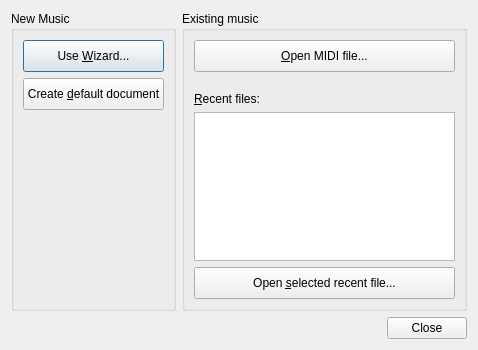
<?xml version="1.0" encoding="UTF-8"?>
<ui version="4.0">
 <class>LaunchDialog</class>
 <widget class="QDialog" name="LaunchDialog">
  <property name="geometry">
   <rect>
    <x>0</x>
    <y>0</y>
    <width>478</width>
    <height>350</height>
   </rect>
  </property>
  <property name="sizePolicy">
   <sizepolicy hsizetype="Minimum" vsizetype="Minimum">
    <horstretch>0</horstretch>
    <verstretch>0</verstretch>
   </sizepolicy>
  </property>
  <property name="minimumSize">
   <size>
    <width>0</width>
    <height>350</height>
   </size>
  </property>
  <property name="maximumSize">
   <size>
    <width>16777215</width>
    <height>350</height>
   </size>
  </property>
  <property name="windowTitle">
   <string>Speedy MIDI</string>
  </property>
  <property name="locale">
   <locale language="English" country="UnitedStates"/>
  </property>
  <layout class="QVBoxLayout" name="verticalLayout_3">
   <property name="sizeConstraint">
    <enum>QLayout::SetMinAndMaxSize</enum>
   </property>
   <item>
    <layout class="QHBoxLayout" name="horizontalLayout" stretch="0,0">
     <item>
      <widget class="QGroupBox" name="groupBoxCreateNewPiece">
       <property name="title">
        <string>New Music</string>
       </property>
       <layout class="QVBoxLayout" name="verticalLayout_2">
        <item>
         <widget class="QPushButton" name="pushButtonCreateNewWithTrackWizard">
          <property name="minimumSize">
           <size>
            <width>0</width>
            <height>32</height>
           </size>
          </property>
          <property name="text">
           <string>Use &amp;Wizard...</string>
          </property>
          <property name="icon">
           <iconset resource="SpeedyMidi.qrc">
            <normaloff>:/images/wand.png</normaloff>:/images/wand.png</iconset>
          </property>
         </widget>
        </item>
        <item>
         <widget class="QPushButton" name="pushButtonCreateNewDefaultDocument">
          <property name="minimumSize">
           <size>
            <width>0</width>
            <height>32</height>
           </size>
          </property>
          <property name="text">
           <string>Create &amp;default document</string>
          </property>
          <property name="icon">
           <iconset resource="SpeedyMidi.qrc">
            <normaloff>:/images/new.png</normaloff>:/images/new.png</iconset>
          </property>
         </widget>
        </item>
        <item>
         <spacer name="verticalSpacer_2">
          <property name="orientation">
           <enum>Qt::Vertical</enum>
          </property>
          <property name="sizeHint" stdset="0">
           <size>
            <width>20</width>
            <height>40</height>
           </size>
          </property>
         </spacer>
        </item>
       </layout>
      </widget>
     </item>
     <item>
      <widget class="QGroupBox" name="groupBoxOpenExistingPiece">
       <property name="title">
        <string>Existing music</string>
       </property>
       <layout class="QVBoxLayout" name="verticalLayout">
        <item>
         <widget class="QPushButton" name="pushButtonOpenMidiFile">
          <property name="minimumSize">
           <size>
            <width>0</width>
            <height>32</height>
           </size>
          </property>
          <property name="text">
           <string>&amp;Open MIDI file...</string>
          </property>
          <property name="icon">
           <iconset resource="SpeedyMidi.qrc">
            <normaloff>:/images/open.png</normaloff>:/images/open.png</iconset>
          </property>
         </widget>
        </item>
        <item>
         <spacer name="verticalSpacer">
          <property name="orientation">
           <enum>Qt::Vertical</enum>
          </property>
          <property name="sizeType">
           <enum>QSizePolicy::Fixed</enum>
          </property>
          <property name="sizeHint" stdset="0">
           <size>
            <width>20</width>
            <height>14</height>
           </size>
          </property>
         </spacer>
        </item>
        <item>
         <widget class="QLabel" name="labelRecentFiles">
          <property name="text">
           <string>&amp;Recent files:</string>
          </property>
          <property name="buddy">
           <cstring>listWidgetRecentFiles</cstring>
          </property>
         </widget>
        </item>
        <item>
         <widget class="QListWidget" name="listWidgetRecentFiles"/>
        </item>
        <item>
         <widget class="QPushButton" name="pushButtonOpenRecentFile">
          <property name="minimumSize">
           <size>
            <width>0</width>
            <height>32</height>
           </size>
          </property>
          <property name="text">
           <string>Open &amp;selected recent file...</string>
          </property>
          <property name="icon">
           <iconset resource="SpeedyMidi.qrc">
            <normaloff>:/images/open.png</normaloff>:/images/open.png</iconset>
          </property>
         </widget>
        </item>
       </layout>
      </widget>
     </item>
    </layout>
   </item>
   <item>
    <widget class="QDialogButtonBox" name="buttonBox">
     <property name="standardButtons">
      <set>QDialogButtonBox::Close</set>
     </property>
    </widget>
   </item>
  </layout>
 </widget>
 <tabstops>
  <tabstop>pushButtonCreateNewWithTrackWizard</tabstop>
  <tabstop>pushButtonCreateNewDefaultDocument</tabstop>
  <tabstop>pushButtonOpenMidiFile</tabstop>
  <tabstop>listWidgetRecentFiles</tabstop>
  <tabstop>pushButtonOpenRecentFile</tabstop>
  <tabstop>buttonBox</tabstop>
 </tabstops>
 <resources>
  <include location="SpeedyMidi.qrc"/>
 </resources>
 <connections>
  <connection>
   <sender>buttonBox</sender>
   <signal>clicked(QAbstractButton*)</signal>
   <receiver>LaunchDialog</receiver>
   <slot>reject()</slot>
   <hints>
    <hint type="sourcelabel">
     <x>402</x>
     <y>340</y>
    </hint>
    <hint type="destinationlabel">
     <x>381</x>
     <y>315</y>
    </hint>
   </hints>
  </connection>
 </connections>
</ui>
